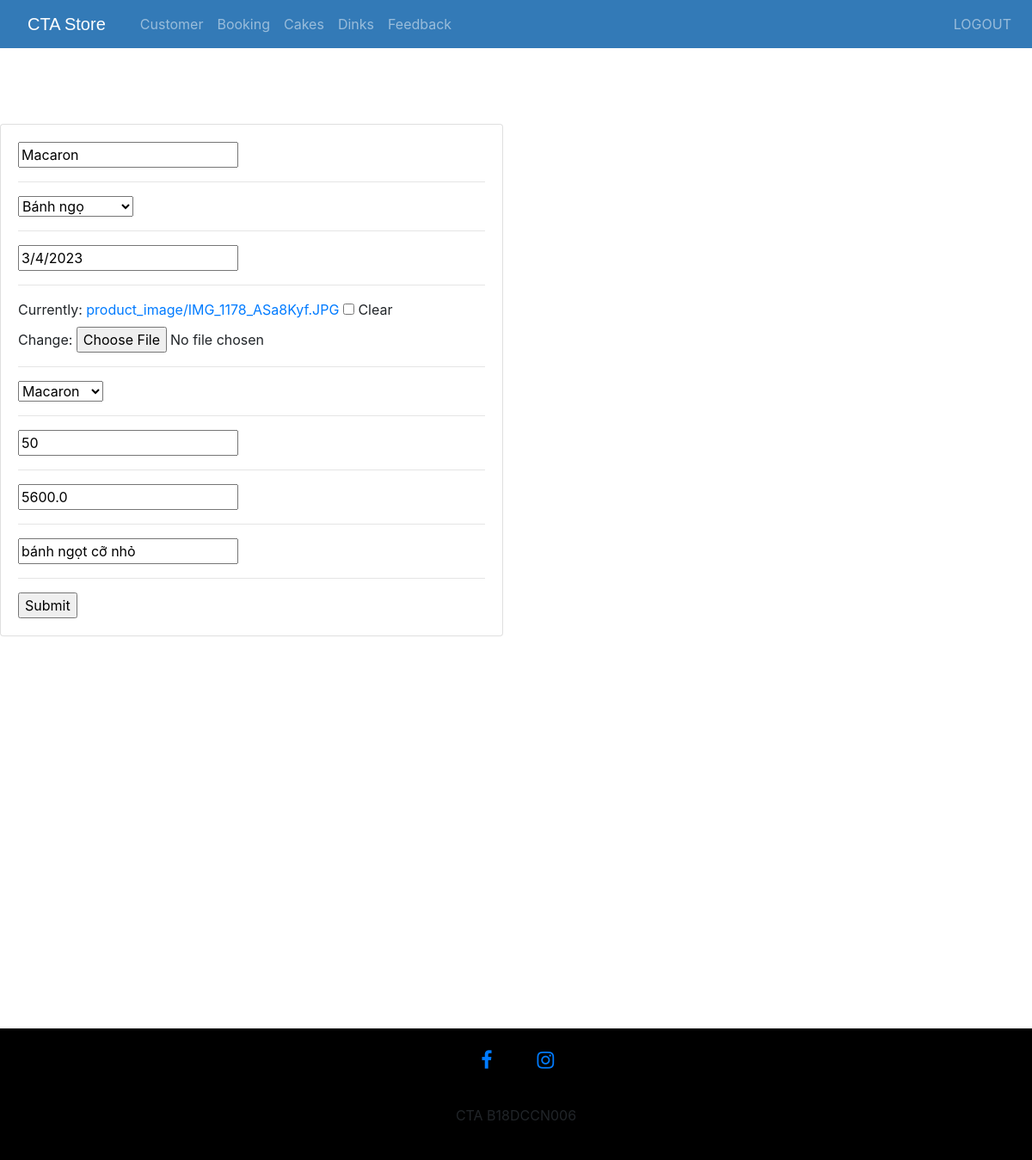
Screenshot of /update-cake/12 (signed in) with the database file from the repository.
### ecom/models.py (models this page shows)
class Cake(models.Model):
    name=models.CharField(max_length=40)
    TYPE =(
        ('Bánh sinh nhật','Bánh sinh nhật'),
        ('Bánh mặn','Bánh mặn'),
        ('Bánh ngọt','Bánh ngọ'),
    )
    type = models.CharField(max_length=200, null = True, choices = TYPE)
    expiry = models.CharField(max_length=40, null = True)
    def __str__(self):
        return self.name

class Cakeitem(models.Model):
    product_image= models.ImageField(upload_to='product_image/',null=True,blank=True)
    cake = models.ForeignKey('Cake', on_delete=models.CASCADE,null=True)
    discount=models.PositiveIntegerField()
    price=models.FloatField()
    description=models.CharField(max_length=40)

### ecom/views.py (the view, shortened to what this page needs)
# urls.py: path('update-cake/<int:pk>', views.update_cake_view,name='update-cake'),
@login_required(login_url='adminlogin')
def update_cake_view(request,pk):
    cakeitem = models.Cakeitem.objects.get(id=pk)
    cakeForm = forms.CakeForm(instance= cakeitem.cake)
    cakeItemForm = forms.CakeItemForm(instance= cakeitem)
    context = {'cakeForm' : cakeForm, 'cakeitemForm' : cakeItemForm}
    return render(request,'ecom/admin_update_cake.html',context)

### ecom/forms.py
class CakeForm(forms.ModelForm):
    class Meta:
        model=models.Cake
        fields=['name','type','expiry']

class CakeItemForm(forms.ModelForm):
    class Meta:
        model=models.Cakeitem
        fields= '__all__'

### templates/ecom/admin_update_cake.html (shortened to what this page needs)
{% extends 'ecom/admin_base.html' %}
{% load widget_tweaks %}
{% block content %}
<head>
  <link href="//maxcdn.bootstrapcdn.com/bootstrap/4.1.1/css/bootstrap.min.css" rel="stylesheet" id="bootstrap-css">
</head>
<br><br><br><br><br><br>
<div class="row">
	<div class="col-md-6">
		<div class="card card-body">
			<form action="" method="POST" enctype="multipart/form-data">
				{% for form in cakeForm %}
					{{form}}
					<hr>
				{% endfor %}
        {% for item in cakeitemForm %}
					{{item}}
					<hr>
				{% endfor %}
				<input type="submit" name="Submit">
			</form>
		</div>
	</div>
</div>
{% endblock content %}

### templates/ecom/admin_update_cake.html (style rules this page uses)
a:link { text-decoration: none; }

### rows the page displays
Cake: cakeForm "Macaron" "Bánh ngọ" "3/4/2023"
Cakeitem: cakeitemForm "Macaron" "50" "5600.0" "bánh ngọt cỡ nhỏ"
